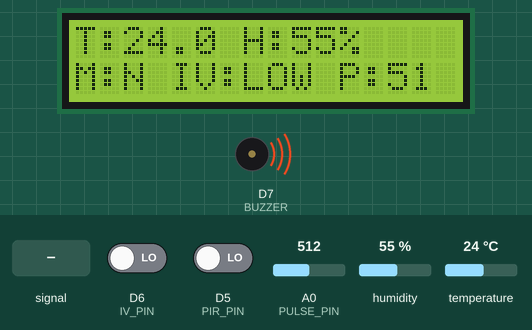
Recording of a sketch running on a simulated ESP8266 (NodeMCU). Parts: 16×2 character LCD, buzzer (waves = sounding, pin HIGH). Inputs (shaded band) come from the test bench; at power-on: D6 (IV_PIN) LOW, D5 (PIR_PIN) LOW, humidity 55 %, A0 (PULSE_PIN) = 512, temperature 24 °C. WiFi joins after 1.5 s; servers stay silent unless stated; what the sketch prints to the serial monitor is not drawn.

Above: at 6.3 s.
6.4 s: D6 (IV_PIN) driven HIGH
At 8.4 s:
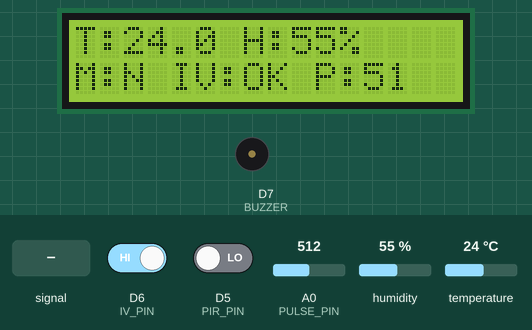
9.1 s: D5 (PIR_PIN) driven HIGH
At 10.3 s:
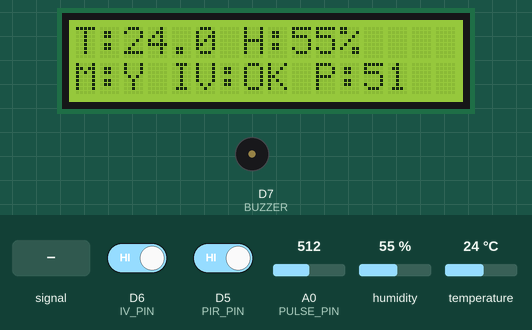
11.8 s: D6 (IV_PIN) driven LOW
At 14.5 s:
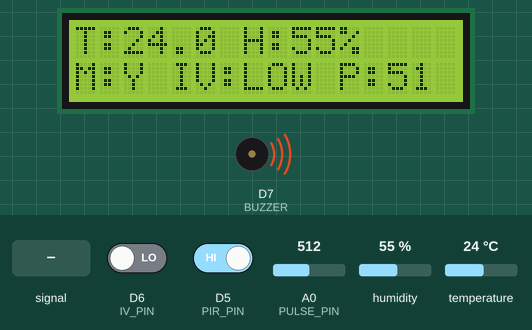
15.0 s: A0 (PULSE_PIN) fed a 200 Hz sine of ±81 counts around its level
At 16.5 s:
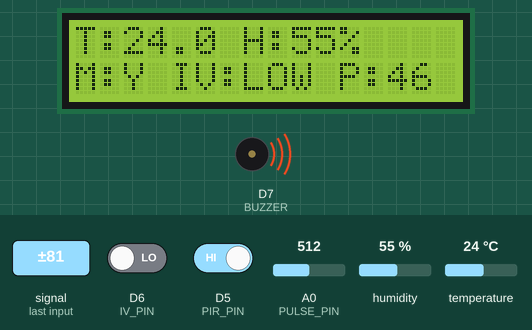
19.1 s: humidity set to 22 %
At 22.5 s:
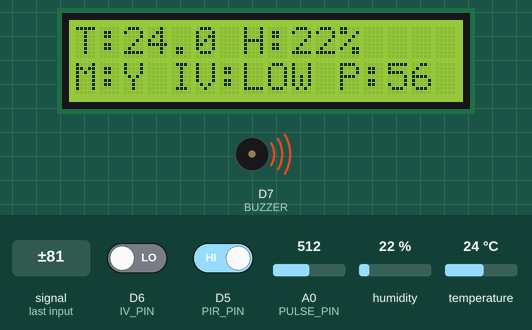
23.2 s: A0 (PULSE_PIN) set to 716
At 24.7 s:
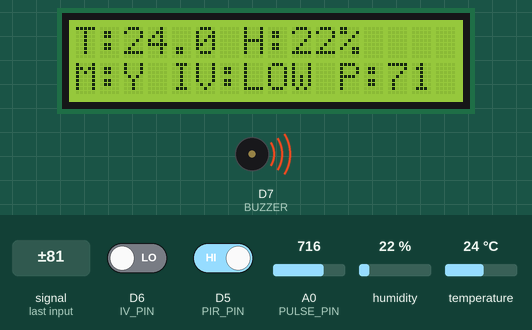
Timing chart, 0 to 26.2 s (numbered marks = the images above; inputs shaded):
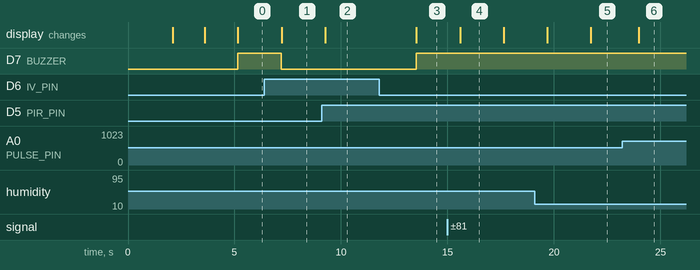

The sketch:

smartbedcare.ino
```cpp
#include <ESP8266WiFi.h>
#include <Wire.h>
#include <LiquidCrystal_I2C.h>
#include "DHT.h"

#define DHTPIN D4
#define DHTTYPE DHT22
#define PIR_PIN D5
#define IV_PIN D6
#define BUZZER D7
#define PULSE_PIN A0

const char* ssid = "realme";          // 🔹 Your WiFi Name
const char* password = "12345678";    // 🔹 Your WiFi Password
const char* server = "api.thingspeak.com";
String apiKey = "LA3VMGYY30WY07K7";   // 🔹 Your ThingSpeak Write API Key

LiquidCrystal_I2C lcd(0x27, 16, 2);
DHT dht(DHTPIN, DHTTYPE);

unsigned long previousMillis = 0;
const long uploadInterval = 10000; // 🔹 10 seconds

void setup() {
  Serial.begin(9600);
  lcd.init();
  lcd.backlight();

  lcd.setCursor(0, 0);
  lcd.print("Smart Bed Care");
  delay(2000);
  lcd.clear();

  pinMode(PIR_PIN, INPUT);
  pinMode(IV_PIN, INPUT);
  pinMode(BUZZER, OUTPUT);
  dht.begin();

  // --- WiFi Connection ---
  lcd.setCursor(0, 0);
  lcd.print("WiFi Connecting");
  WiFi.begin(ssid, password);

  while (WiFi.status() != WL_CONNECTED) {
    delay(500);
    Serial.print(".");
  }

  lcd.clear();
  lcd.setCursor(0, 0);
  lcd.print("WiFi Connected!");
  delay(1500);
  lcd.clear();
}

void loop() {
  float temp = dht.readTemperature();
  float hum = dht.readHumidity();
  int motion = digitalRead(PIR_PIN);
  int iv = digitalRead(IV_PIN);
  int pulse = analogRead(PULSE_PIN) / 10;  // scaled

  // --- LCD Auto Refresh ---
  lcd.clear();
  lcd.setCursor(0, 0);
  lcd.print("T:");
  lcd.print(temp, 1);
  lcd.print(" H:");
  lcd.print(hum, 0);
  lcd.print("%");

  lcd.setCursor(0, 1);
  if (motion == 1) lcd.print("M:Y "); else lcd.print("M:N ");
  if (iv == 1) lcd.print("IV:OK "); else lcd.print("IV:LOW ");
  lcd.print("P:");
  lcd.print(pulse);

  // --- Buzzer Alert for IV LOW ---
  if (iv == 0)
    digitalWrite(BUZZER, HIGH);
  else
    digitalWrite(BUZZER, LOW);

  // --- Serial Monitor ---
  Serial.println("=== Sensor Data ===");
  Serial.print("Temp: "); Serial.println(temp);
  Serial.print("Hum: "); Serial.println(hum);
  Serial.print("Motion: "); Serial.println(motion);
  Serial.print("IV: "); Serial.println(iv);
  Serial.print("Pulse: "); Serial.println(pulse);

  // --- Send to ThingSpeak every 10 seconds ---
  unsigned long currentMillis = millis();
  if (currentMillis - previousMillis >= uploadInterval) {
    previousMillis = currentMillis;
    if (WiFi.status() == WL_CONNECTED) {
      WiFiClient client;
      if (client.connect(server, 80)) {
        String postStr = apiKey;
        postStr += "&field1=" + String(temp);
        postStr += "&field2=" + String(hum);
        postStr += "&field3=" + String(motion);
        postStr += "&field4=" + String(iv);
        postStr += "&field5=" + String(pulse);
        postStr += "\r\n\r\n";

        client.print("POST /update HTTP/1.1\n");
        client.print("Host: api.thingspeak.com\n");
        client.print("Connection: close\n");
        client.print("X-THINGSPEAKAPIKEY: " + apiKey + "\n");
        client.print("Content-Type: application/x-www-form-urlencoded\n");
        client.print("Content-Length: ");
        client.print(postStr.length());
        client.print("\n\n");
        client.print(postStr);
        client.stop();

        Serial.println("✅ Data sent to ThingSpeak!");
      }
    }
  }

  delay(2000);  // 🔹 LCD refresh rate
}
```

Measured:
- after the input at 6.4 s, D7 (BUZZER): HIGH → LOW after 0.80 s; the display: changes after 0.81 s (image 1)
- after the input at 9.1 s, the display: changes after 0.15 s (image 2)
- after the input at 11.8 s, D7 (BUZZER): LOW → HIGH after 1.7 s; the display: changes after 1.7 s (image 3)
- after the input at 15.0 s, the display: changes after 0.59 s (image 4)
- what the display in image 4 shows lasts 2.0 s, from 15.6 s to 17.6 s
